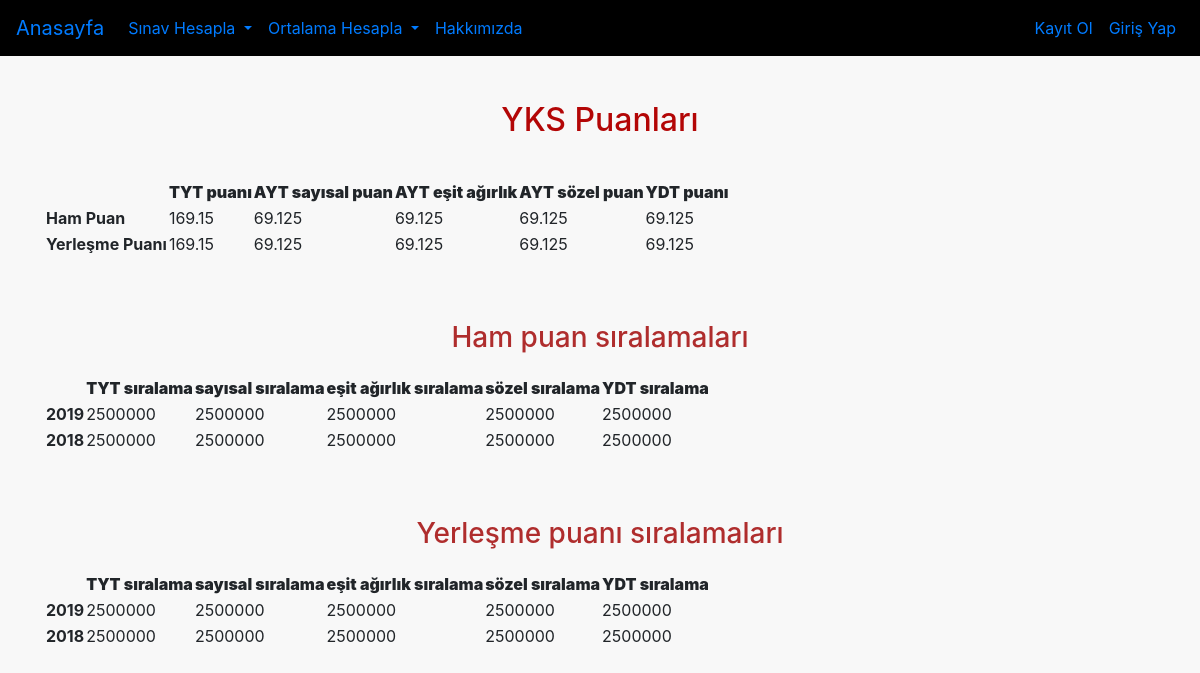
Screenshot of /YKS/detail/18 with the database file from the repository.
### YKS/models.py (models this page shows, shortened)
class YKS(models.Model):
    ogrenci = models.ForeignKey("auth.User",on_delete = models.CASCADE, verbose_name = "ogrenci")
    tytham = models.FloatField(verbose_name="TYTham",max_length=3,default=500)
    tytyer = models.FloatField(verbose_name="TYTyer",max_length=3,default=500)
    sayisalham = models.FloatField(verbose_name="Sayisalham",max_length=3,default=500)
    sayisalyer = models.FloatField(verbose_name="Sayisalyer",max_length=3,default=500)
    eaham = models.FloatField(verbose_name="Eaham",max_length=3,default=500)
    eayer = models.FloatField(verbose_name="Eayer",max_length=3,default=500)
    sozelham = models.FloatField(verbose_name="Sozelham",max_length=3,default=500)
    sozelyer = models.FloatField(verbose_name="Sozelyer",max_length=3,default=500)
    ydtham = models.FloatField(verbose_name="Ydtham",max_length=3,default=500)
    ydtyer = models.FloatField(verbose_name="Ydtyer",max_length=3,default=500)
    tyt_sir_2018_ham = models.IntegerField(verbose_name="tyt_sir_2018_ham", default=1)
    tyt_sir_2019_ham = models.IntegerField(verbose_name="tyt_sir_2019_ham", default=1)
    tyt_sir_2018_yer = models.IntegerField(verbose_name="tyt_sir_2018_yer", default=1)
    tyt_sir_2019_yer = models.IntegerField(verbose_name="tyt_sir_2019_yer", default=1)
    ayt_sir_sayisal_2018_ham = models.IntegerField(verbose_name="ayt_sir_sayisal_2018_ham", default=1)
    ayt_sir_sayisal_2019_ham = models.IntegerField(verbose_name="ayt_sir_sayisal_2019_ham", default=1)
    ayt_sir_sayisal_2018_yer = models.IntegerField(verbose_name="ayt_sir_sayisal_2018_yer", default=1)
    ayt_sir_sayisal_2019_yer = models.IntegerField(verbose_name="ayt_sir_sayisal_2019_yer", default=1)
    ayt_sir_ea_2018_ham = models.IntegerField(verbose_name="ayt_sir_ea_2018_ham", default=1)
    ayt_sir_ea_2019_ham = models.IntegerField(verbose_name="ayt_sir_ea_2019_ham", default=1)
    ayt_sir_ea_2018_yer = models.IntegerField(verbose_name="ayt_sir_ea_2018_yer", default=1)
    ayt_sir_ea_2019_yer = models.IntegerField(verbose_name="ayt_sir_ea_2019_yer", default=1)
    ayt_sir_sozel_2018_ham = models.IntegerField(verbose_name="ayt_sir_sozel_2018_ham", default=1)
    ayt_sir_sozel_2019_ham = models.IntegerField(verbose_name="ayt_sir_sozel_2019_ham", default=1)
    ayt_sir_sozel_2018_yer = models.IntegerField(verbose_name="ayt_sir_sozel_2018_yer", default=1)
    ayt_sir_sozel_2019_yer = models.IntegerField(verbose_name="ayt_sir_sozel_2019_yer", default=1)
    ydt_sir_2018_ham = models.IntegerField(verbose_name="ydt_sir_2018_ham", default=1)
    ydt_sir_2019_ham = models.IntegerField(verbose_name="ydt_sir_2019_ham", default=1)
    ydt_sir_2018_yer = models.IntegerField(verbose_name="ydt_sir_2018_yer", default=1)
    ydt_sir_2019_yer = models.IntegerField(verbose_name="ydt_sir_2019_yer", default=1)
    created_date = models.DateTimeField(auto_now=True)
    class Meta:
        ordering = ["-created_date"]

### YKS/views.py (the view)
# urls.py: path("detail/<int:id>", detail, name = "detail"),
def detail(request,id):
    results = get_object_or_404(YKS, id = id)
    context = {
        "results" : results,
    }
    return render(request, "detail.html", context)

### templates/detail.html (shortened to what this page needs)
{% extends "layout.html" %}
{% block body %}
{% if results %}
<div class="row">
    <div class="col-md-12 offset-md-0">
        <h2 class = "baslık"> YKS Puanları </h2>
        <table class="mytable">
            <thead>
                <tr class = "ust">
                    <th class = "yanbaslık" scope="col"></th>
                    <th scope="col"><strong>TYT puanı</strong></th>
                    <th scope="col"><strong>AYT sayısal puan</strong></th>
                    <th scope="col"><strong>AYT eşit ağırlık</strong></th>
                    <th scope="col"><strong>AYT sözel puan</strong></th>
                    <th scope="col"><strong>YDT puanı</strong></th>
                </tr>
            </thead>
            <tbody>
                <tr>
                    <td class = "yanbaslık" scope="row"><strong>Ham Puan</strong></td>
                    <td> {{results.tytham}} </td>
                    <td> {{results.sayisalham}} </td>
                    <td> {{results.eaham}} </td>
                    <td> {{results.sozelham}} </td>
                    <td> {{results.ydtham}} </td>
                </tr>
                <tr class = "alt">
                    <td class = "yanbaslık" scope="row"><strong>Yerleşme Puanı</strong></td>
                    <td> {{results.tytyer}} </td>
                    <td> {{results.sayisalyer}} </td>
                    <td> {{results.eayer}} </td>
                    <td> {{results.sozelyer}} </td>
                    <td> {{results.ydtyer}} </td>
                </tr>
            </tbody>
        </table>
        <br>
        <h3 class = "baslık2"> Ham puan sıralamaları </h3>
        <table class="mytable">
            <thead>
                <tr class = "ust">
                    <th class = "yanbaslık" scope="col"></th>
                    <th scope="col"><strong>TYT sıralama</strong></th>
                    <th scope="col"><strong>sayısal sıralama</strong></th>
                    <th scope="col"><strong>eşit ağırlık sıralama</strong></th>
                    <th scope="col"><strong>sözel sıralama</strong></th>
                    <th scope="col"><strong>YDT sıralama</strong></th>
                </tr>
            </thead>
            <tbody>
                <tr>
                    <td class = "yanbaslık" scope="row"><strong>2019</strong></td>
                    <td> {{results.tyt_sir_2019_ham}} </td>
                    <td> {{results.ayt_sir_sayisal_2019_ham}} </td>
                    <td> {{results.ayt_sir_ea_2019_ham}} </td>
                    <td> {{results.ayt_sir_sozel_2019_ham}} </td>
                    <td> {{results.ydt_sir_2019_ham }}    </tr>
                <tr class = "alt">
                    <td class = "yanbaslık" scope="row"><strong>2018</strong></td>
                    <td> {{results.tyt_sir_2018_ham}} </td>
                    <td> {{results.ayt_sir_sayisal_2018_ham}} </td>
                    <td> {{results.ayt_sir_ea_2018_ham}} </td>
                    <td> {{results.ayt_sir_sozel_2018_ham}} </td>
                    <td> {{results.ydt_sir_2018_ham}} </td>
                </tr>
            </tbody>
        </table>
        <br>
        <h3 class = "baslık2"> Yerleşme puanı sıralamaları </h3>
        <table class="mytable">
            <thead>
                <tr class = "ust">
                    <th class = "yanbaslık" scope="col"></th>
                    <th scope="col"><strong>TYT sıralama</strong></th>
                    <th scope="col"><strong>sayısal sıralama</strong></th>
                    <th scope="col"><strong>eşit ağırlık sıralama</strong></th>
                    <th scope="col"><strong>sözel sıralama</strong></th>
                    <th scope="col"><strong>YDT sıralama</strong></th>
                </tr>
            </thead>
            <tbody>
                <tr>
                    <td class = "yanbaslık" scope="row"><strong>2019</strong></td>
                    <td> {{ results.tyt_sir_2019_yer}} </td>
                    <td> {{ results.ayt_sir_sayisal_2019_yer}} </td>
                    <td> {{ results.ayt_sir_ea_2019_yer}} </td>
                    <td> {{ results.ayt_sir_sozel_2019_yer}} </td>
                    <td> {{ results.ydt_sir_2019_yer}} </td>
                </tr>
                <tr class = "alt">
                    <td class = "yanbaslık" scope="row"><strong>2018</strong></td>
                    <td> {{ results.tyt_sir_2018_yer}} </td>
                    <td> {{ results.ayt_sir_sayisal_2018_yer}} </td>
                    <td> {{ results.ayt_sir_ea_2018_yer}} </td>
                    <td> {{ results.ayt_sir_sozel_2018_yer}} </td>
                    <td> {{ results.ydt_sir_2018_yer}} </td>
                </tr>
            </tbody>
        </table>
    </div>
</div>
{% endif %}
{% endblock body %}

### static/css/css.css (style rules this page uses)
body { margin: 0; padding: 0; background-color: rgb(248, 248, 248); }
h2.baslık { color: rgb(179, 6, 6); margin-bottom: 40px; text-align: center; }
h3.baslık2 { color: rgb(175, 45, 45); margin-bottom: 20px; margin-top: 40px; text-align: center; }

### rows the page displays
YKS: tytham "169.15", sayisalham "69.125", eaham "69.125", sozelham "69.125", ydtham "69.125", tytyer "169.15", sayisalyer "69.125", eayer "69.125", sozelyer "69.125", ydtyer "69.125", tyt_sir_2019_ham "2500000", ayt_sir_sayisal_2019_ham "2500000", ayt_sir_ea_2019_ham "2500000", ayt_sir_sozel_2019_ham "2500000", ydt_sir_2019_ham "2500000", tyt_sir_2018_ham "2500000", ayt_sir_sayisal_2018_ham "2500000", ayt_sir_ea_2018_ham "2500000", ayt_sir_sozel_2018_ham "2500000", ydt_sir_2018_ham "2500000", tyt_sir_2019_yer "2500000", ayt_sir_sayisal_2019_yer "2500000", ayt_sir_ea_2019_yer "2500000", ayt_sir_sozel_2019_yer "2500000", ydt_sir_2019_yer "2500000", tyt_sir_2018_yer "2500000", ayt_sir_sayisal_2018_yer "2500000", ayt_sir_ea_2018_yer "2500000", ayt_sir_sozel_2018_yer "2500000", ydt_sir_2018_yer "2500000"
